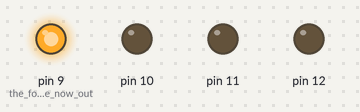
Bench run of a sketch on a simulated Arduino Uno, built with avr-gcc and run on an emulated ATmega328P. Shown: output pins drawn as LEDs (lit = HIGH).

Above: at 0.02 s.
At 0.77 s:
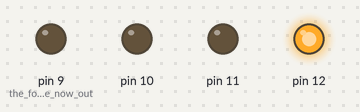
At 1.47 s:
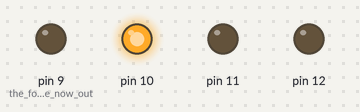
At 2.92 s:
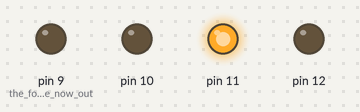
Timing chart, 0 to 3.2 s (numbered marks = the images above):
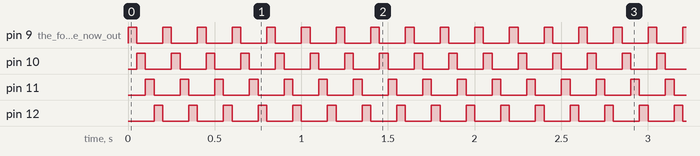

Measured:
- by itself, pin 9 (the_four_pins_are_now_out), pin 10–12: alternates HIGH for 0.05 s and LOW for 0.15 s

The sketch:

LightChaser2.ino
```cpp
void setup() {
  // initialize digital pin LED_BUILTIN as an output.
  pinMode(9, OUTPUT); // the four pins are now outputs
  pinMode(10, OUTPUT);
  pinMode(11, OUTPUT);
  pinMode(12, OUTPUT);
}
// the loop function runs over and over again forever
void loop() {
  digitalWrite(9,1);  //pin 9 is on while 10,11,12 are off
  digitalWrite(10,0);
  digitalWrite(11,0);
  digitalWrite(12,0);
  delay(50);   // wait 50 milliseconds
  digitalWrite(9,0);  // pin 10 is on while 9,11,12 is off
  digitalWrite(10,1);
  digitalWrite(11,0);
  digitalWrite(12,0);
  delay(50);  // wait 50 milliseconds
  digitalWrite(9,0);  //pin 11 is on while 9,10,12 is off
  digitalWrite(10,0);
  digitalWrite(11,1);
  digitalWrite(12,0);
  delay(50);  //wait 50 milliseconds
  digitalWrite(9,0);  // pin 12 is on while 9,10,11 is off
  digitalWrite(10,0);
  digitalWrite(11,0);
  digitalWrite(12,1);
  delay(50);  //wait 50 milliseconds
}
```
